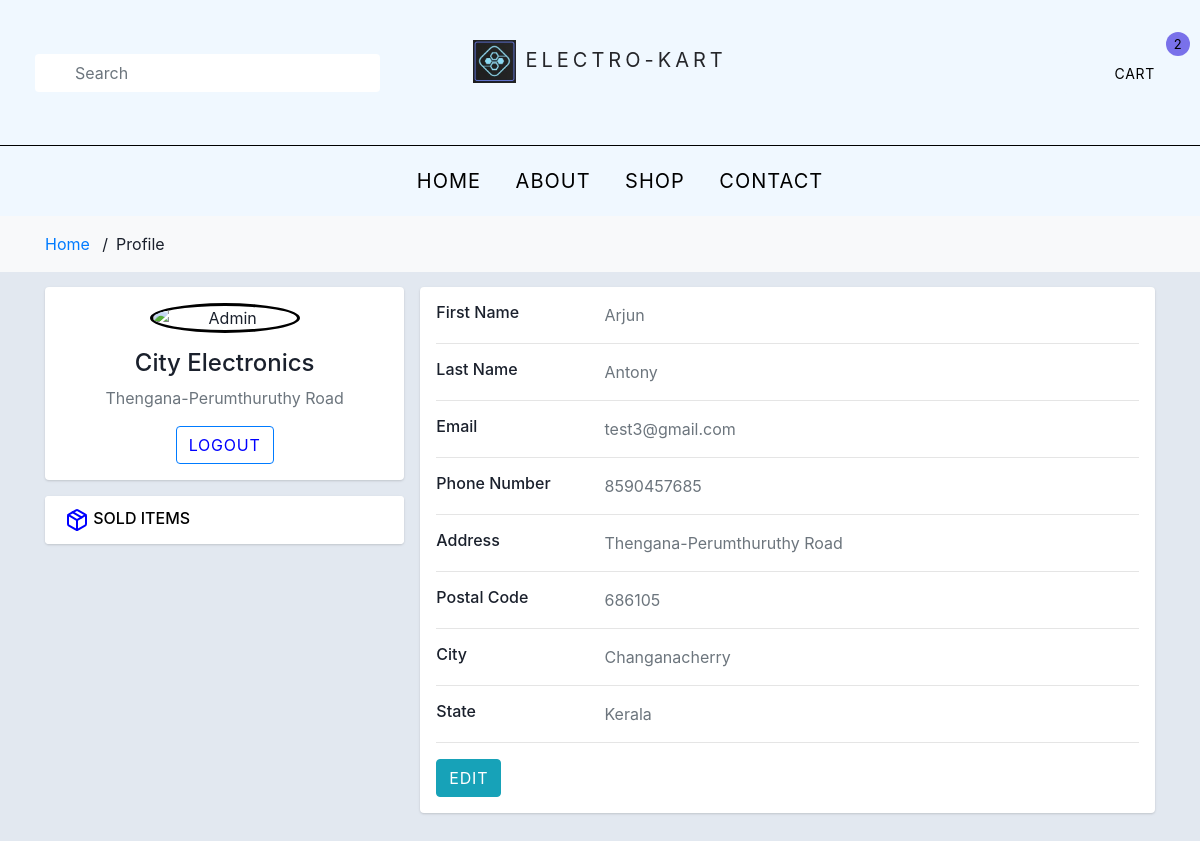
Screenshot of /sellerprofile.php (signed in) with the database file from the repository.
### tables this page shows
CREATE TABLE `seller` (
  `seller_id` int(10) NOT NULL,
  `shop_name` varchar(30) NOT NULL,
  `firstname` varchar(30) NOT NULL,
  `lastname` varchar(30) NOT NULL,
  `address` varchar(100) NOT NULL,
  `email` varchar(30) NOT NULL,
  `password` varchar(15) NOT NULL,
  `phone` bigint(12) NOT NULL,
  `city` varchar(30) NOT NULL,
  `district` varchar(30) NOT NULL,
  `state` varchar(30) NOT NULL,
  `postal_code` int(10) NOT NULL
);

### sellerprofile.php (the view, shortened to what this page needs)
<?php
require 'config.php';
if (isset($_SESSION['seller_id'])) {
    $sellerId = $_SESSION['seller_id'];
    $sql = "SELECT * FROM seller WHERE seller_id = ?";
    $stmt = $conn->prepare($sql);
    if ($stmt) {
        $stmt->bind_param("i", $sellerId);
        $stmt->execute();
        $result = $stmt->get_result();
        if ($result->num_rows > 0) {
            while ($row = $result->fetch_assoc()) {
                $shopname = $row['shop_name'];
                $fname = $row['firstname'];
                $lname = $row['lastname'];
                $email = $row['email'];
                $phone = $row['phone'];
                $address = $row['address'];
                $city = $row['city'];
                $postalcode = $row['postal_code'];
                $state = $row['state'];
            }
        } else {
            echo "No seller found";
        }
    } else {
        echo "Error preparing statement: " . $conn->error;
    }
}
?>
<!DOCTYPE html>
<html lang="en">
<head>
  <link rel="stylesheet" href="fonts/icomoon/style.css">
  <link rel="stylesheet" href="https://maxcdn.bootstrapcdn.com/bootstrap/4.5.2/css/bootstrap.min.css">
  <link rel="stylesheet" href="https://cdnjs.cloudflare.com/ajax/libs/font-awesome/6.0.0-beta3/css/all.min.css">
  <link rel="stylesheet" href="css/bootstrap.min.css">
  <link rel="stylesheet" href="css/magnific-popup.css">
  <link rel="stylesheet" href="css/jquery-ui.css">
  <link rel="stylesheet" href="css/owl.carousel.min.css">
  <link rel="stylesheet" href="css/owl.theme.default.min.css">
  <link rel="stylesheet" href="https://cdnjs.cloudflare.com/ajax/libs/font-awesome/4.7.0/css/font-awesome.min.css">
  <link rel="stylesheet" href="css/aos.css">
  <link rel="stylesheet" href="css/style.css">
  <link href="https://cdn.jsdelivr.net/npm/bootstrap@4.4.1/dist/css/bootstrap.min.css" rel="stylesheet">
</head>
<body>
  <div class="site-wrap">
    <header class="site-navbar" role="banner">
      <div class="site-navbar-top">
        <div class="">
          <div class="row align-items-center">
            <div class="col-6 col-md-4 order-2 order-md-1 site-search-icon text-left" style="padding-left: 50px;">
              <form action="" class="site-block-top-search">
                <span class="icon icon-search2"></span>
                <input type="text" class="form-control border-0" placeholder="Search">
              </form>
            </div>
            <div class="col-12 mb-3 mb-md-0 col-md-4 order-1 order-md-2 text-center">
              <div class="site-logo">
                <a href="index.php" class="js-logo-clone">
                  <img src="images/kart.jpg" alt="Electro-KART" class="logo-image">
                  <span class="logo-text">Electro-Kart</span>
                </a>
              </div>
            </div>
            <div class="col-1 col-md-4 order-3 order-md-3 text-right" style="padding-right: 30px;">
              <div class="site-top-icons">
                <ul>
                  <li>
                    <a href="cart.html" class="site-cart btn btn-sm custom-button">
                      <span class="icon icon-shopping_cart"><i class="fas"></i></span> Cart
                      <span class="count">2</span>
                    </a>
                  </li>
                </ul>
              </div>
            </div>
          </div>
        </div>
      </div>
      <nav class="site-navigation text-right text-md-center" role="navigation">
        <div class="container">
          <ul class="site-menu js-clone-nav d-none d-md-block">
            <li class="">
              <a href="index.php">Home</a>
            </li>
            <li class="">
              <a href="about.html">About</a>
            </li>
            <li class="">
              <a href="shop.php">Shop</a>
            </li>
            <li><a href="contact.html">Contact</a></li>
          </ul>
        </div>
      </nav>
    </header>
    <div class="bg-light py-3">
      <div class="container">
        <div class="row">
          <div class="col-md-12 mb-0"><a href="index.html">Home</a> <span class="mx-2 mb-0">/</span>Profile</div>
        </div>
      </div>
    </div>
  </div>
  <div class="main-body">
    <div class="container">
      <div class="row gutters-sm">
        <div class="col-md-4 mb-3">
          <div class="card align-items-top">
            <div class="card-body">
              <div class="d-flex flex-column align-items-center text-center">
                <img src="https://bootdey.com/img/Content/avatar/avatar7.png" alt="Admin" class="rounded-circle"
                  width="150">
                <div class="mt-3">
                  <h4>
                    <?php echo $shopname ?>
                  </h4>
                  <p class="text-muted font-size-sm"><?php echo $address ?></p>
                  <button class="btn btn-outline-primary"><a href="signout.php">Logout</a></button>
                </div>
              </div>
            </div>
          </div>
          <div class="card mt-3">
            <ul class="list-group list-group-flush" id="y">
              <li class="list-group-item d-flex justify-content-between align-items-center flex-wrap">
                <h6 class="mb-0">
                  <a href="profile-order.html" id="e">SOLD ITEMS</a>
                </h6>
              </li>
            </ul>
          </div>
        </div>
        <div class="col-md-8">
          <div class="card mb-3">
            <div class="card-body">
              <div class="row">
                <div class="col-sm-3">
                  <h6 class="mb-0">First Name</h6>
                </div>
                <div class="row-sm-9 text-secondary">
                  <?php echo $fname ?>
                </div>
              </div>
              <hr>
              <div class="row">
                <div class="col-sm-3">
                  <h6 class="mb-0">Last Name</h6>
                </div>
                <div class="row-sm-9 text-secondary">
                  <?php echo $lname ?>
                </div>
              </div>
              <hr>
              <div class="row">
                <div class="col-sm-3">
                  <h6 class="mb-0">Email</h6>
                </div>
                <div class="row-sm-9 text-secondary">
                  <?php echo $email ?>
                </div>
              </div>
              <hr>
              <div class="row">
                <div class="col-sm-3">
                  <h6 class="mb-0">Phone Number</h6>
                </div>
                <div class="row-sm-9 text-secondary">
                  <?php echo $phone ?>
                </div>
              </div>
              <hr>
              <div class="row">
                <div class="col-sm-3">
                  <h6 class="mb-0">Address</h6>
                </div>
                <div class="row-sm-9 text-secondary">
                  <?php echo $address?>
                </div>
              </div>
              <hr>
              <div class="row">
                <div class="col-sm-3">
                  <h6 class="mb-0">Postal Code</h6>
                </div>
                <div class="row-sm-9 text-secondary">
                  <?php echo $postalcode?>
                </div>
              </div>
              <hr>
              <div class="row">
                <div class="col-sm-3">
                  <h6 class="mb-0">City</h6>
                </div>
                <div class="row-sm-9 text-secondary">
                  <?php echo $city?>
                </div>
              </div>
              <hr>
              <div class="row">
                <div class="col-sm-3">
                  <h6 class="mb-0">State</h6>
                </div>
                <div class="row-sm-9 text-secondary">
                  <?php echo $state?>
                </div>
              </div>
              <hr>
              <div class="row">
                <div class="col-sm-12">
                  <a class="btn btn-info " id="editProfileButton" href="#">Edit</a>
                </div>
              </div>
            </div>
          </div>
        </div>
      </div>
    </div>
  </div>
</body>
</html>

### css/style.css (style rules this page uses)
body { line-height: 1.7; color: #8c92a0; font-weight: 300; font-size: 16px; }
a { -webkit-transition: .3s all ease; -o-transition: .3s all ease; transition: .3s all ease; }
.site-wrap:before { -webkit-transition: .3s all ease-in-out; -o-transition: .3s all ease-in-out; transition: .3s all ease-in-out; background: rgba(0, 0, 0, 0.6); content: ""; position: absolute; z-index: 2000; top: 0; left: 0; right: 0; bottom: 0; opacity: 0; visibility: hidden; }
.btn { text-transform: uppercase; position: relative; -webkit-transition: 0.2s all ease-in-out !important; -o-transition: 0.2s all ease-in-out !important; transition: 0.2s all ease-in-out !important; top: 0; letter-spacing: .05em; }
.btn.btn-sm { font-size: 14px !important; padding: 10px 20px !important; }
.form-control { height: 43px; }
.site-navbar { background: aliceblue; margin-bottom: 0px; z-index: 1999; position: relative; }
.site-navbar .site-navbar-top { border-bottom: 1px solid #000000; padding-top: 20px; padding-bottom: 20px; margin-bottom: 0px; }
@media (min-width: 768px) { .site-navbar .site-navbar-top { padding-top: 40px; padding-bottom: 40px; } }
.site-navbar .site-logo a { text-transform: uppercase; color: #25262a; letter-spacing: .2em; font-size: 20px; padding-left: 10px; padding-right: 10px; }
.site-navbar a { color: #000000; }
.site-navbar .icon { font-size: 20px; }
.site-navbar .site-top-icons ul, .site-navbar .site-top-icons ul li { padding: 0; margin: 0; list-style: none; }
.site-navbar .site-top-icons ul li { display: inline-block; }
.site-navbar .site-top-icons ul li a { margin-right: 10px; }
.site-navbar .site-top-icons ul li a.site-cart { display: block; position: relative; }
.site-navbar .site-top-icons ul li a.site-cart .count { position: absolute; top: 0; right: 0; margin-right: -15px; margin-top: -20px; font-size: 13px; width: 24px; height: 24px; line-height: 24px; border-radius: 50%; display: block; text-align: center; background: #7971ea; color: black; -webkit-transition: .2s all ease-in-out; -o-transition: .2s all ease-in-out; transition: .2s all ease-in-out; }
.site-navbar .site-top-icons ul li:last-child a { padding-right: 0; }
.site-navbar .site-navigation .site-menu { margin-bottom: 0; }
.site-navbar .site-navigation .site-menu a { text-decoration: none !important; font-size: 15px; display: inline-block; }
.site-navbar .site-navigation .site-menu > li { display: inline-block; padding: 10px 5px; }
.site-navbar .site-navigation .site-menu > li > a { padding: 10px 10px; text-transform: uppercase; letter-spacing: .05em; color: #000000; font-size: 20px; text-decoration: none !important; }
.site-mobile-menu .site-mobile-menu-header .site-mobile-menu-logo a { display: inline-block; text-transform: uppercase; color: #25262a; letter-spacing: .2em; font-size: 20px; padding-left: 10px; padding-right: 10px; border: 2px solid #25262a; }
.site-mobile-menu .site-nav-wrap { padding: 0; margin: 0; list-style: none; position: relative; }
.site-mobile-menu .site-nav-wrap a { padding: 10px 20px; display: block; position: relative; color: #212529; }
.site-mobile-menu .site-nav-wrap li { position: relative; display: block; }
.site-mobile-menu .site-nav-wrap > li { display: block; position: relative; float: left; width: 100%; }
.site-mobile-menu .site-nav-wrap > li > a { padding-left: 20px; font-size: 20px; }
.site-block-top-search { position: relative; }
.site-block-top-search .icon { position: absolute; left: 0; top: 50%; -webkit-transform: translateY(-50%); -ms-transform: translateY(-50%); transform: translateY(-50%); }
.site-block-top-search input { padding-left: 40px; -webkit-transition: .3s all ease-in-out; -o-transition: .3s all ease-in-out; transition: .3s all ease-in-out; }

### rows the page displays
seller: shop_name "City Electronics", address "Thengana-Perumthuruthy Road", firstname "Arjun", lastname "Antony", email "test3@gmail.com", phone "8590457685", postal_code "686105", city "Changanacherry", state "Kerala"
